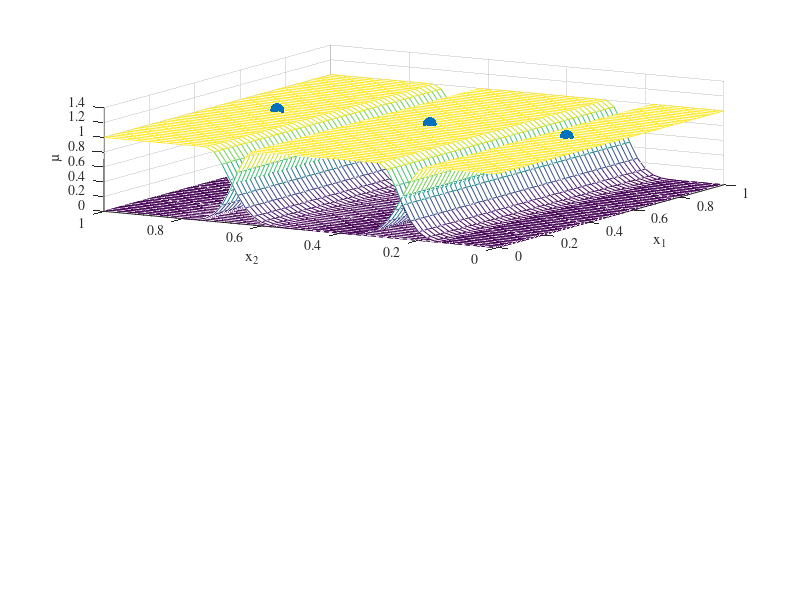

The MATLAB script that drew this image: (Note: this script raises an error after producing the figure.)
set(0,'DefaultAxesFontname','times')
set(0,'DefaultAxesFontSize',10)

load trash

figure(1); clf;
subplot(211);
dofz = zz;
for i = 1 : FM.c(1),
   dofz(:) = dof{1}(:,i);
   mesh(xx,yy,dofz); hold on
end;
plot3(FM.V{1}(:,1),FM.V{1}(:,2),1.02*ones(FM.c(1),1),'.','Markersize',30)
hold off
xlabel(FM.InputName{1}); ylabel(FM.InputName{2}); zlabel('\mu');
view(300,35);
print -depsc stat2dof

plotout(FM,[],2);
print -depsc stat2out

plotmfs(FM,[],3);
print -depsc stat2mfs

plotcons(FM,[],4);
for i = 1 : size(FM.th{1},2),
   figure(i);
   eval(['print -depsc stat2th' num2str(i)]); 
end;   